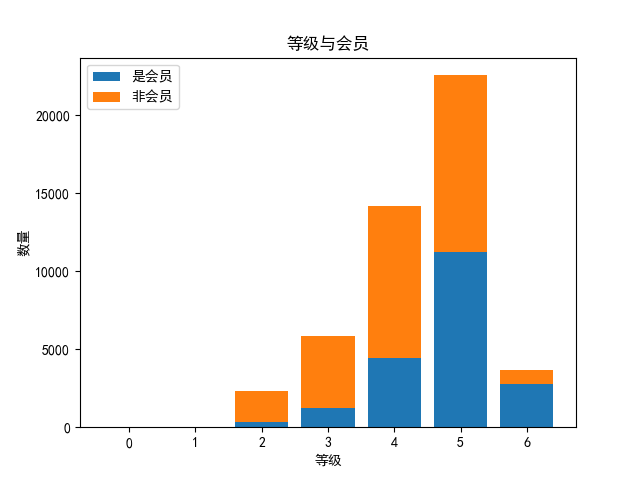

Reproduce this figure in Python.
import pandas, os, re, xlrd, numpy
import matplotlib.pyplot as plt
path = '../数据整理/B站用户信息/用户信息.xlsx'
excel = xlrd.open_workbook(path)
lis = excel.sheet_names()
datas = []
for i in lis:
    data = pandas.read_excel(path, i)
    datas.append(data[['user_level', 'user_is_vip']])
data = pandas.concat(datas)
plt.rcParams['font.sans-serif'] = ['SimHei']
plt.rcParams['axes.unicode_minus'] = False
a = data['user_level']

#设置数据
index = a.unique()
index.sort()
b = a[data['user_is_vip'] == 'Y'].value_counts()
c = a[data['user_is_vip'] == 'N'].value_counts()
for i in list(set(index).difference(set(b.index))):
    b[i] = 0
for i in list(set(index).difference(set(c.index))):
    c[i] = 0


#叠加条形图
plt.bar(index, b.sort_index(), label='是会员')
plt.bar(index, c.sort_index(), bottom=b.sort_index(), label='非会员')
plt.title('等级与会员')
plt.legend(loc='upper left')
plt.xlabel('等级')
plt.ylabel('数量')
plt.savefig('../数据处理/等级与会员/等级与会员.png')
plt.show()

#会员等级分布
temp = a[data['user_is_vip'] == 'Y'].value_counts()
temp = temp.sort_index()
temp.index = ['Lv' + str(i) for i in temp.index]
plt.pie(temp, labels=temp.index, autopct='%3.1%%')
plt.title('会员等级分布')
plt.savefig('../数据处理/等级与会员/会员等级分布.png')
plt.show()

#非会员等级分布
temp = a[data['user_is_vip'] == 'N'].value_counts()
temp = temp.sort_index()
temp.index = ['Lv' + str(i) for i in temp.index]
plt.pie(temp, labels=temp.index, autopct='%3.1%%')
plt.title('非会员等级分布')
plt.savefig('../数据处理/等级与会员/非会员等级分布.png')
plt.show()


#会员、非会员与等级联合分布
plt.subplot(1, 2, 1)
temp = a[data['user_is_vip'] == 'Y'].value_counts()
temp = temp.sort_index()
temp.index = ['Lv' + str(i) for i in temp.index]
plt.pie(temp, labels=temp.index, autopct='%3.1%%')
plt.title('会员等级分布')
plt.subplot(1, 2, 2)
temp = a[data['user_is_vip'] == 'N'].value_counts()
temp = temp.sort_index()
temp.index = ['Lv' + str(i) for i in temp.index]
plt.pie(temp, labels=temp.index, autopct='%3.1%%')
plt.title('非会员等级分布')
plt.savefig('../数据处理/等级与会员/会员等级联合分布.png')
plt.show()